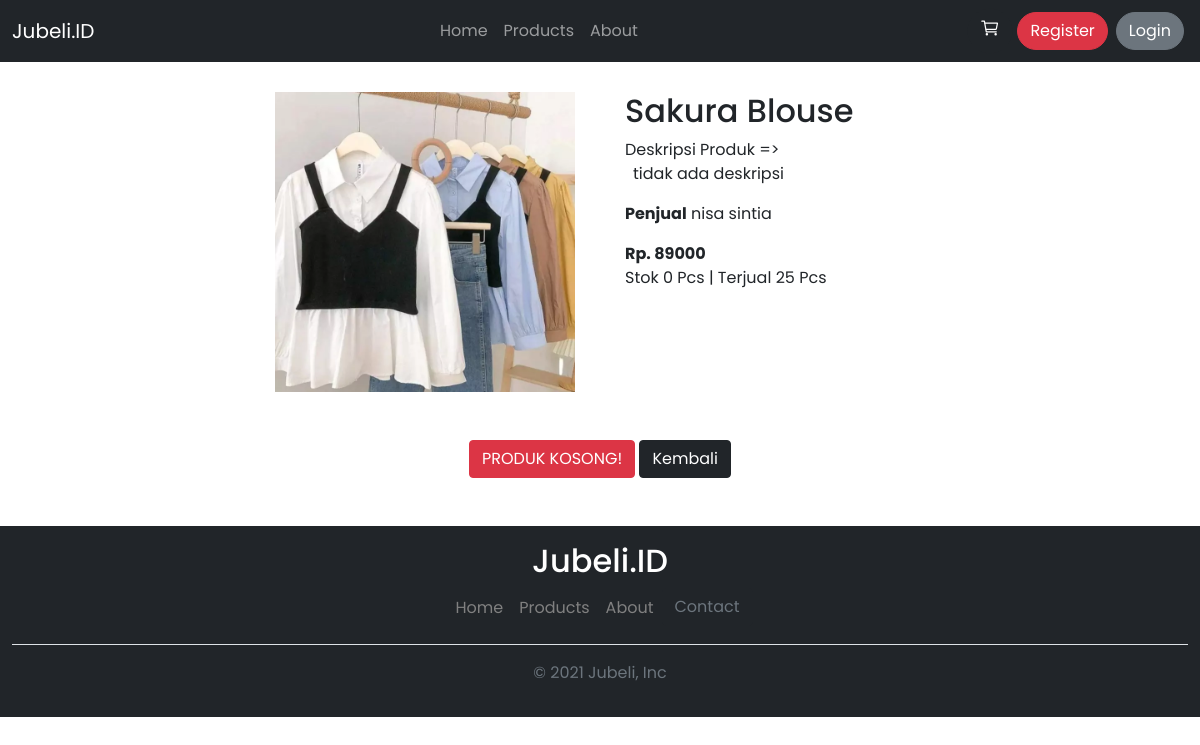
Page /?page=detail&id=1&from=products on the committed database.
### tables this page shows
CREATE TABLE `products` (
  `product_id` int(11) NOT NULL,
  `product_code` varchar(20) NOT NULL,
  `product_name` varchar(100) NOT NULL,
  `product_price` int(11) NOT NULL,
  `category` varchar(50) NOT NULL,
  `stok` int(11) NOT NULL,
  `user_id` int(11) NOT NULL,
  `gambar` varchar(100) NOT NULL,
  `sold` int(11) NOT NULL DEFAULT 0,
  `deskripsi` text NOT NULL
);

CREATE TABLE `users` (
  `user_id` int(11) NOT NULL,
  `username` varchar(16) NOT NULL,
  `password` varchar(255) NOT NULL,
  `full_name` varchar(50) NOT NULL,
  `status_id` int(11) NOT NULL,
  `saldo` int(11) NOT NULL DEFAULT 0
);

### components/c_functions.php (called while the page is built, shortened)
<?php
$database = mysqli_connect("localhost", "root", "", "tokomedia3");
function getResult($query)
{
    global $database;
    $raw = mysqli_query($database, $query);
    $collection = [];
    while ($data = mysqli_fetch_assoc($raw)) {
        $collection[] = $data;
    }
    return $collection;
}

### pages/product-detail/index.php (the view, shortened to what this page needs)
<?php
    if(isset($_GET['id'])){
        $id = $_GET['id'];
    } else {
        header("location:./");
    }
    $product = getResult("SELECT * FROM products WHERE product_id = $id")[0];
    $seller = getResult("SELECT full_name FROM users WHERE user_id =".$product['user_id'])[0];
?>
<div class="detail-container ">
    <img class="detail-main-image" src="./assets/img/<?= $product['gambar'] ?>" alt="<?= $product['product_name'] ?>">
    <div>
        <h2><?= $product['product_name'] ?></h2>
        <p>
            Deskripsi Produk => <br>
            <span class="ms-2 d-block">
                <?= $product['deskripsi'] ?>
            </span>
        </p>
        <p><b>Penjual</b> <?= $seller['full_name'] ?></p>
        <b>Rp. <?= $product['product_price'] ?></b>
        <div>
            <span>Stok <?= $product['stok'] ?> Pcs </span>|
            <span>Terjual <?= $product['sold'] ?> Pcs</span>
        </div>
    </div>
</div>
<div class="text-center mt-5">
    <button class="btn btn-danger <?= $class = $product['stok'] != 0 ? 'd-none' : NULL ?>" onclick="return alert('Produk Kosong!')">
        PRODUK KOSONG!
    </button>
    <a href="<?= $link = isset($_GET['from']) ? './?page=products&tab=semua' : './' ?>" class="btn btn-dark">Kembali</a>
</div>

### assets/css/style.css (style rules this page uses)
body { font-family: "poppins", sans-serif; }
.detail-container { margin-top: 30px; display: grid; grid-template-columns: 1fr 1fr; gap: 50px; }
.detail-container > img { justify-self: flex-end; }
.detail-main-image { display: block; width: 300px; }
.detail-container > div { justify-self: flex-start; }

### rows in the picture
products: gambar (picture), product_name "Sakura Blouse", deskripsi "tidak ada deskripsi", product_price "89000", stok "0", sold "25"
users: full_name "nisa sintia"
